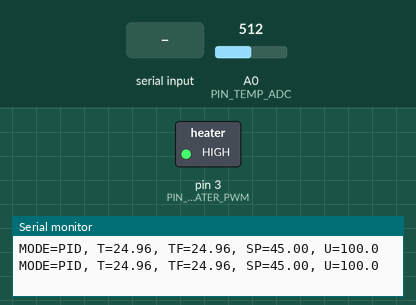
The sketch below on a simulated Arduino Leonardo, built with avr-gcc and run on an emulated ATmega32U4. Shown: switched loads named in the sketch (green lamp = pin HIGH), the last lines printed to the serial monitor. Inputs (shaded band) come from the test bench; at power-on: A0 (PIN_TEMP_ADC) = 512.

Above: at 1.2 s.
1.3 s: A0 (PIN_TEMP_ADC) set to 500
At 1.85 s:
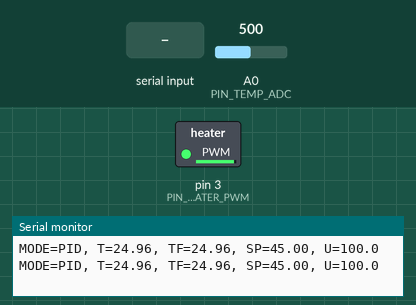
4.3 s: A0 (PIN_TEMP_ADC) set to 306
At 5.5 s:
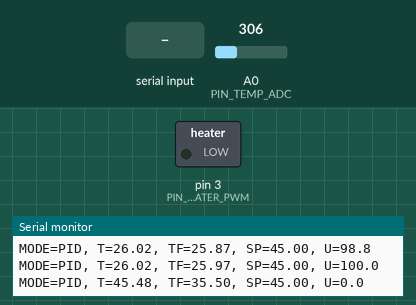
5.9 s: "MODE,1\n" received over Serial
10.4 s: A0 (PIN_TEMP_ADC) set to 122
At 11.7 s:
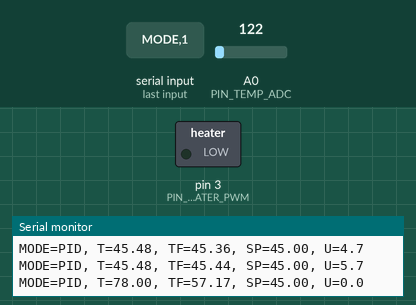
12.0 s: A0 (PIN_TEMP_ADC) set to 306
At 12.38 s:
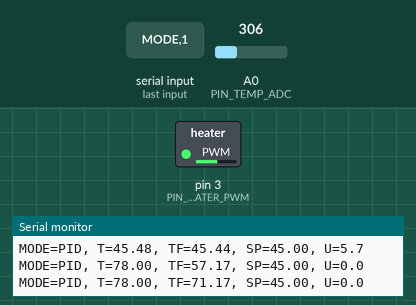
Timing chart, 0 to 16.0 s (numbered marks = the images above; inputs shaded):
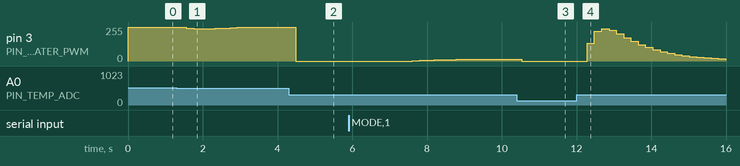

Measured:
- after the input at 1.3 s, pin 3 (PIN_HEATER_PWM): 255/255 → 247/255 after 0.26 s, → 242/255 0.20 s later, → 241/255 0.19 s later, → 242/255 0.19 s later, … (10 changes in this stretch)
- after the input at 4.3 s, pin 3 (PIN_HEATER_PWM): 255/255 → 0/255 after 0.19 s
- after the input at 10.4 s, pin 3 (PIN_HEATER_PWM): 15/255 → 0/255 after 0.13 s
- after the input at 12.0 s, pin 3 (PIN_HEATER_PWM): rises from 0/255 to 242/255 in 0.39 s, then falls to 15/255 in 3.3 s

The sketch:

leonardo_temp_control_freertos.ino
```cpp
/*
  Control de temperatura para Arduino Leonardo + FreeRTOS
  HW base: https://apmonitor.com/pdc/index.php/Main/ArduinoTemperatureControl

  Implementa dos controladores:
  1) PID clásico (con anti-windup y derivada filtrada)
  2) Control moderno basado en observador + realimentación de estado + integrador (LQI-like)

  Librerías necesarias:
  - Arduino_FreeRTOS (https://github.com/feilipu/Arduino_FreeRTOS_Library)

  Comandos por Serial (115200 baudios):
  - MODE PID
  - MODE MODERN
  - SP <valor_en_C>
  - PID <kp> <ki> <kd>
  - MODERN <kx> <ki>
*/

#include <Arduino.h>
#include <Arduino_FreeRTOS.h>
#include <semphr.h>
#include <math.h>
#include <string.h>
#include <stdlib.h>

// -------------------- Configuración de hardware --------------------
static const uint8_t PIN_HEATER_PWM = 3;   // PWM al transistor/MOSFET del calefactor
static const uint8_t PIN_TEMP_ADC   = A0;  // NTC en divisor

// -------------------- Configuración de muestreo --------------------
static const float TS = 0.2f;  // [s] período de control
static const TickType_t TASK_PERIOD_TICKS = pdMS_TO_TICKS((uint16_t)(TS * 1000.0f));

// -------------------- Parámetros del sensor (NTC Beta) --------------------
static const float R_FIXED = 10000.0f; // resistor fijo del divisor [ohm]
static const float R0 = 10000.0f;      // resistencia NTC a T0 [ohm]
static const float T0_K = 298.15f;     // 25°C en Kelvin
static const float BETA = 3950.0f;     // constante beta típica

// -------------------- Límites y setpoint --------------------
static const float U_MIN = 0.0f;    // 0% potencia
static const float U_MAX = 100.0f;  // 100% potencia
static const float DEFAULT_SP = 45.0f;

enum ControlMode : uint8_t {
  CONTROL_PID = 0,
  CONTROL_MODERN = 1,
};

struct SharedState {
  float tempC;
  float tempFiltC;
  float setpointC;
  float controlPct;
  float ambientC;
  ControlMode mode;
};

static SharedState gState = {25.0f, 25.0f, DEFAULT_SP, 0.0f, 25.0f, CONTROL_PID};
static SemaphoreHandle_t gStateMutex;

// -------------------- PID --------------------
struct PIDController {
  float kp;
  float ki;
  float kd;
  float tau_d;
  float integ;
  float d_prev;
  float e_prev;
};

static PIDController gPID = {
  .kp = 5.0f,
  .ki = 0.18f,
  .kd = 10.0f,
  .tau_d = 0.25f,
  .integ = 0.0f,
  .d_prev = 0.0f,
  .e_prev = 0.0f,
};

// -------------------- Control moderno (LQI-like) --------------------
// Modelo térmico: x[k+1] = a*x[k] + b*u[k], y[k] = x[k] + ambiente
// x_hat se estima con un observador discreto simple.
struct ModernController {
  float a;   // dinámica discreta del proceso térmico
  float b;   // ganancia discreta por % de potencia
  float l;   // ganancia del observador
  float kx;  // realimentación de estado
  float ki;  // ganancia del integrador de error
  float x_hat;
  float xi;
  float u_prev;
};

static ModernController gModern = {
  .a = 0.985f,
  .b = 0.09f,
  .l = 0.25f,
  .kx = 1.10f,
  .ki = 0.30f,
  .x_hat = 0.0f,
  .xi = 0.0f,
  .u_prev = 0.0f,
};

static float clampf(const float v, const float lo, const float hi) {
  return (v < lo) ? lo : ((v > hi) ? hi : v);
}

static float adcToTempC(const int adc) {
  const float adcSafe = (adc <= 0) ? 1.0f : ((adc >= 1023) ? 1022.0f : (float)adc);
  const float rNtc = R_FIXED * (adcSafe / (1023.0f - adcSafe));
  const float invT = (1.0f / T0_K) + (1.0f / BETA) * logf(rNtc / R0);
  const float tempK = 1.0f / invT;
  return tempK - 273.15f;
}

static float runPID(PIDController &c, const float sp, const float y) {
  const float e = sp - y;
  const float integCandidate = c.integ + c.ki * TS * e;

  const float de = (e - c.e_prev) / TS;
  const float alpha = c.tau_d / (c.tau_d + TS);
  const float d = alpha * c.d_prev + (1.0f - alpha) * de;

  float uUnsat = c.kp * e + integCandidate + c.kd * d;
  float uSat = clampf(uUnsat, U_MIN, U_MAX);

  const bool satHigh = (uUnsat > U_MAX);
  const bool satLow = (uUnsat < U_MIN);
  const bool integrate = (!satHigh && !satLow) || (satHigh && e < 0.0f) || (satLow && e > 0.0f);

  if (integrate) {
    c.integ = integCandidate;
    uUnsat = c.kp * e + c.integ + c.kd * d;
    uSat = clampf(uUnsat, U_MIN, U_MAX);
  }

  c.e_prev = e;
  c.d_prev = d;
  return uSat;
}

static float runModern(ModernController &c, const float sp, const float y, const float ambient) {
  const float yState = y - ambient;

  // Observador de estado (usa modelo + corrección por error de medición)
  c.x_hat = c.a * c.x_hat + c.b * c.u_prev + c.l * (yState - c.x_hat);

  const float r = sp - ambient;
  const float e = r - c.x_hat;
  c.xi += e * TS;

  const float uRaw = -c.kx * c.x_hat + c.ki * c.xi;
  const float uSat = clampf(uRaw, U_MIN, U_MAX);

  // anti-windup por back-calculation simple
  c.xi += 0.05f * (uSat - uRaw);

  c.u_prev = uSat;
  return uSat;
}

static void setHeaterPct(const float pct) {
  const float p = clampf(pct, U_MIN, U_MAX);
  const uint8_t pwm = (uint8_t)roundf((p / 100.0f) * 255.0f);
  analogWrite(PIN_HEATER_PWM, pwm);
}

static void taskSensor(void *pvParameters) {
  (void)pvParameters;
  TickType_t xLastWakeTime = xTaskGetTickCount();
  const float alpha = 0.20f;

  for (;;) {
    const int adc = analogRead(PIN_TEMP_ADC);
    const float t = adcToTempC(adc);

    xSemaphoreTake(gStateMutex, portMAX_DELAY);
    gState.tempC = t;
    gState.tempFiltC = alpha * t + (1.0f - alpha) * gState.tempFiltC;
    xSemaphoreGive(gStateMutex);

    vTaskDelayUntil(&xLastWakeTime, TASK_PERIOD_TICKS);
  }
}

static void taskControl(void *pvParameters) {
  (void)pvParameters;
  TickType_t xLastWakeTime = xTaskGetTickCount();

  for (;;) {
    float sp, y, ambient;
    ControlMode mode;

    xSemaphoreTake(gStateMutex, portMAX_DELAY);
    sp = gState.setpointC;
    y = gState.tempFiltC;
    ambient = gState.ambientC;
    mode = gState.mode;
    xSemaphoreGive(gStateMutex);

    float u = (mode == CONTROL_PID) ? runPID(gPID, sp, y) : runModern(gModern, sp, y, ambient);

    setHeaterPct(u);

    xSemaphoreTake(gStateMutex, portMAX_DELAY);
    gState.controlPct = u;
    xSemaphoreGive(gStateMutex);

    vTaskDelayUntil(&xLastWakeTime, TASK_PERIOD_TICKS);
  }
}

static void resetControllers() {
  gPID.integ = 0.0f;
  gPID.d_prev = 0.0f;
  gPID.e_prev = 0.0f;

  gModern.xi = 0.0f;
  gModern.x_hat = 0.0f;
  gModern.u_prev = 0.0f;
}

static void parseSerialCommand(char *line) {
  // tokenización en sitio
  char *token = strtok(line, " \t");
  if (token == NULL) {
    return;
  }

  if (strcmp(token, "MODE") == 0) {
    char *arg = strtok(NULL, " \t");
    if (arg != NULL && strcmp(arg, "PID") == 0) {
      xSemaphoreTake(gStateMutex, portMAX_DELAY);
      gState.mode = CONTROL_PID;
      resetControllers();
      xSemaphoreGive(gStateMutex);
      Serial.println(F("OK MODE PID"));
      return;
    }
    if (arg != NULL && strcmp(arg, "MODERN") == 0) {
      xSemaphoreTake(gStateMutex, portMAX_DELAY);
      gState.mode = CONTROL_MODERN;
      resetControllers();
      xSemaphoreGive(gStateMutex);
      Serial.println(F("OK MODE MODERN"));
      return;
    }
    Serial.println(F("ERR MODE"));
    return;
  }

  if (strcmp(token, "SP") == 0) {
    char *arg = strtok(NULL, " \t");
    if (arg == NULL) {
      Serial.println(F("ERR SP"));
      return;
    }
    const float newSp = atof(arg);
    const float safeSp = clampf(newSp, 20.0f, 85.0f);

    xSemaphoreTake(gStateMutex, portMAX_DELAY);
    gState.setpointC = safeSp;
    xSemaphoreGive(gStateMutex);

    Serial.print(F("OK SP "));
    Serial.println(safeSp, 2);
    return;
  }

  if (strcmp(token, "PID") == 0) {
    char *a = strtok(NULL, " \t");
    char *b = strtok(NULL, " \t");
    char *c = strtok(NULL, " \t");
    if (a == NULL || b == NULL || c == NULL) {
      Serial.println(F("ERR PID"));
      return;
    }

    gPID.kp = atof(a);
    gPID.ki = atof(b);
    gPID.kd = atof(c);
    resetControllers();

    Serial.print(F("OK PID "));
    Serial.print(gPID.kp, 3);
    Serial.print(F(" "));
    Serial.print(gPID.ki, 3);
    Serial.print(F(" "));
    Serial.println(gPID.kd, 3);
    return;
  }

  if (strcmp(token, "MODERN") == 0) {
    char *a = strtok(NULL, " \t");
    char *b = strtok(NULL, " \t");
    if (a == NULL || b == NULL) {
      Serial.println(F("ERR MODERN"));
      return;
    }

    gModern.kx = atof(a);
    gModern.ki = atof(b);
    resetControllers();

    Serial.print(F("OK MODERN "));
    Serial.print(gModern.kx, 3);
    Serial.print(F(" "));
    Serial.println(gModern.ki, 3);
    return;
  }

  Serial.println(F("ERR CMD"));
}

static void taskSerial(void *pvParameters) {
  (void)pvParameters;
  TickType_t xLastWakeTime = xTaskGetTickCount();

  static char line[64];
  static uint8_t idx = 0;

  for (;;) {
    while (Serial.available() > 0) {
      const char ch = (char)Serial.read();

      if (ch == '\r' || ch == '\n') {
        if (idx > 0) {
          line[idx] = '\0';

          // pasa a mayúsculas ASCII simple
          for (uint8_t i = 0; i < idx; ++i) {
            if (line[i] >= 'a' && line[i] <= 'z') {
              line[i] = (char)(line[i] - ('a' - 'A'));
            }
          }

          parseSerialCommand(line);
          idx = 0;
        }
      } else if (idx < (sizeof(line) - 1)) {
        line[idx++] = ch;
      } else {
        idx = 0;
        Serial.println(F("ERR LONG"));
      }
    }

    xSemaphoreTake(gStateMutex, portMAX_DELAY);
    const float t = gState.tempC;
    const float tf = gState.tempFiltC;
    const float sp = gState.setpointC;
    const float u = gState.controlPct;
    const ControlMode m = gState.mode;
    xSemaphoreGive(gStateMutex);

    Serial.print(F("MODE="));
    Serial.print((m == CONTROL_PID) ? F("PID") : F("MODERN"));
    Serial.print(F(", T="));
    Serial.print(t, 2);
    Serial.print(F(", TF="));
    Serial.print(tf, 2);
    Serial.print(F(", SP="));
    Serial.print(sp, 2);
    Serial.print(F(", U="));
    Serial.println(u, 1);

    vTaskDelayUntil(&xLastWakeTime, pdMS_TO_TICKS(1000));
  }
}

void setup() {
  pinMode(PIN_HEATER_PWM, OUTPUT);
  analogWrite(PIN_HEATER_PWM, 0);
  pinMode(PIN_TEMP_ADC, INPUT);

  Serial.begin(115200);
  while (!Serial) {
    ;
  }

  gStateMutex = xSemaphoreCreateMutex();
  if (gStateMutex == NULL) {
    while (true) {
      analogWrite(PIN_HEATER_PWM, 0);
      delay(100);
    }
  }

  const int adc = analogRead(PIN_TEMP_ADC);
  const float t0 = adcToTempC(adc);
  xSemaphoreTake(gStateMutex, portMAX_DELAY);
  gState.tempC = t0;
  gState.tempFiltC = t0;
  gState.ambientC = t0;
  xSemaphoreGive(gStateMutex);

  xTaskCreate(taskSensor,  "Sensor",  192, NULL, 3, NULL);
  xTaskCreate(taskControl, "Control", 256, NULL, 2, NULL);
  xTaskCreate(taskSerial,  "Serial",  256, NULL, 1, NULL);
}

void loop() {
  // No se usa con FreeRTOS
}
```
